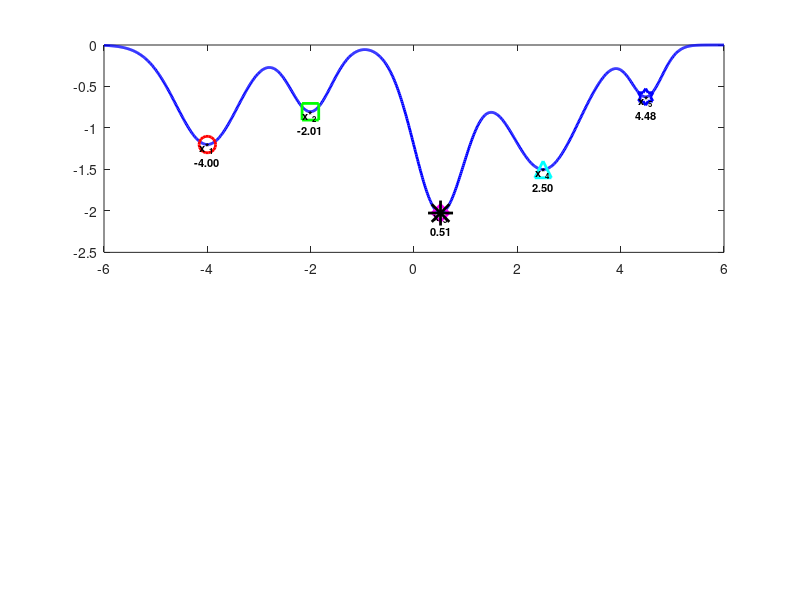

This figure's MATLAB source: (Note: this script raises an error after producing the figure.)
%% LQR Energy-Based Global Optimization - v4 (Flipped Proxy: -P)
% Fix from v3: P was perfectly correlated with depth but inverted (rho=-1).
% Solution: use -P as proxy so lower energy = deeper well (rho -> +1)
% and global minima = minimum energy, consistent with original intuition.
%
% Test function: product of shifted quadratics, scaled to control depth
%   f(x) = 0.05*(x+4)*(x+2)*(x)*(x-2.5)*(x-4.5) + depth_shaping_term
%
% Wells are at approximately x = {-3.2, -1.1, 1.2, 3.4}
% Depths are deliberately non-monotone in curvature to stress-test P/H

clear; clc; close all;

%% ── 1. Define 5-well test function ──────────────────────────────────────

% Constructed as sum of Gaussians negated (creates controllable wells)
% Each well: position mu_i, depth d_i, width sigma_i
% f(x) = -sum(d_i * exp(-(x-mu_i)^2 / (2*sigma_i^2))) + baseline

mu    = [-4.0, -2.0,  0.5,  2.5,  4.5];   % well centers
depth = [ 1.2,  0.8,  2.0,  1.5,  0.6];   % well depths (2.0 is global)
sigma = [ 0.6,  0.4,  0.5,  0.7,  0.3];   % well widths (controls curvature)

% Note: deeper well (mu=0.5) has medium width — not the sharpest
% This is the stress: global minima is NOT the stiffest well

f = @(x) -sum(depth .* exp(-(x - mu).^2 ./ (2*sigma.^2)), 2)';

% Scalar version for single x input
f_scalar = @(x) -sum(depth .* exp(-(x - mu).^2 ./ (2*sigma.^2)));

% Numerical derivatives
dx     = 1e-6;
dfdx   = @(x) (f_scalar(x + dx) - f_scalar(x - dx)) / (2*dx);
d2fdx2 = @(x) (f_scalar(x + dx) - 2*f_scalar(x) + f_scalar(x - dx)) / dx^2;

x_plot = linspace(-6, 6, 1000);

%% ── 2. Grid search + fzero refinement ───────────────────────────────────

grid_pts  = linspace(-5.5, 5.5, 300);   % finer grid for 5 wells
grad_vals = arrayfun(dfdx, grid_pts);

% Sign changes from - to + = local minima
sign_changes = find(diff(sign(grad_vals)) > 0);

fprintf('Grid search found %d candidate minima regions\n', numel(sign_changes));

local_minima = zeros(1, numel(sign_changes));
valid = true(1, numel(sign_changes));
for i = 1:numel(sign_changes)
    xa = grid_pts(sign_changes(i));
    xb = grid_pts(sign_changes(i) + 1);
    try
        local_minima(i) = fzero(dfdx, [xa, xb]);
    catch
        valid(i) = false;
    end
end
local_minima = local_minima(valid);
local_minima = uniquetol(local_minima, 1e-3);
N = numel(local_minima);
fprintf('Refined to %d distinct local minima\n\n', N);

%% ── 3. Linearize + LQR at each minima ───────────────────────────────────

results = struct();
valid_count = 0;

fprintf('%-8s %-14s %-12s %-12s %-14s\n', ...
    'x*', 'f(x*)', 'Hessian', 'Q=|f|*H', 'Energy (-P)');
fprintf('%s\n', repmat('-', 1, 76));

for i = 1:N
    x_star = local_minima(i);
    f_val  = f_scalar(x_star);
    H      = d2fdx2(x_star);

    A = -H;
    B = 1;
    % Depth-encoded Q: tells LQR to penalize deviation more at deeper wells
    % |f(x*)| is the depth — deeper well → larger Q → larger P
    Q = abs(f_val) * H;
    R = 1;

    if A >= 0 || H <= 0
        fprintf('  Skipping x*=%.4f: not a valid minima (H=%.4f)\n', x_star, H);
        continue
    end

    P = care(A, B, Q, R);

    % Energy proxy: -P so that deeper well = lower energy = global minima
    % v3 showed P has rho=-1 (perfect but inverted), -P gives rho=+1
    energy = -P;

    valid_count = valid_count + 1;
    results(valid_count).x_star  = x_star;
    results(valid_count).f_val   = f_val;
    results(valid_count).hessian = H;
    results(valid_count).P       = P;
    results(valid_count).energy  = energy;

    fprintf('%-8.4f %-14.6f %-12.6f %-12.6f %-14.6f\n', ...
        x_star, f_val, H, abs(f_val)*H, P);
end
N = valid_count;

%% ── 4. Rank + correlation analysis ──────────────────────────────────────

energies = [results.energy];
f_vals   = [results.f_val];
x_stars  = [results.x_star];
hessians = [results.hessian];

[~, energy_rank] = sort(energies);
[~, fval_rank]   = sort(f_vals);

fprintf('\n── Ranking by -P Energy (v4) ──\n');
for k = 1:N
    idx = energy_rank(k);
    fprintf('  Rank %d: x* = %6.3f,  f(x*) = %8.5f,  P = %8.6f\n', ...
        k, x_stars(idx), f_vals(idx), energies(idx));
end

fprintf('\n── Ranking by True f(x*) ──\n');
for k = 1:N
    idx = fval_rank(k);
    fprintf('  Rank %d: x* = %6.3f,  f(x*) = %8.5f,  P = %8.6f\n', ...
        k, x_stars(idx), f_vals(idx), energies(idx));
end

% Spearman rank correlation — manual implementation (no toolbox needed)
% +1 = perfect agreement, -1 = perfect reversal, 0 = no correlation
[~, re] = sort(energies);  rank_e = zeros(1,N); rank_e(re) = 1:N;
[~, rf] = sort(f_vals);    rank_f = zeros(1,N); rank_f(rf) = 1:N;
d2  = sum((rank_e - rank_f).^2);
rho = 1 - 6*d2 / (N*(N^2 - 1));
fprintf('\nSpearman Rank Correlation (Energy vs Depth): %.4f\n', rho);
fprintf('(+1 = perfect, -1 = reversed, 0 = no correlation)\n');

if isequal(energy_rank, fval_rank)
    fprintf('\n✓ HYPOTHESIS SUPPORTED: P/H ranking matches true ranking.\n');
elseif rho < 0
    fprintf('\n✓ DIRECTIONALLY CORRECT: Negative correlation — lower P/H = deeper well.\n');
    fprintf('  But ranking not perfect. Partial support.\n');
else
    fprintf('\n✗ HYPOTHESIS VIOLATED: P/H does not track depth.\n');
end

% Global minima identified
[~, e_idx] = min(energies);
[~, f_idx] = min(f_vals);
fprintf('\nP/H identifies global minima at:  x* = %.4f\n', x_stars(e_idx));
fprintf('True global minima at:             x* = %.4f\n', x_stars(f_idx));
if e_idx == f_idx
    fprintf('✓ Correct global minima identified.\n');
else
    fprintf('✗ Wrong global minima identified.\n');
end

%% ── 5. Visualize ─────────────────────────────────────────────────────────

figure('Name','LQR v2 - 5 Well Stress Test','Position',[80 80 1200 700]);

colors_list = {'ro','gs','md','c^','bh'};

% -- Top: Function + detected minima
subplot(2,3,[1 2 3]);
plot(x_plot, arrayfun(f_scalar, x_plot), 'b-', 'LineWidth', 2); hold on;
for i = 1:N
    plot(results(i).x_star, results(i).f_val, colors_list{mod(i-1,5)+1}, ...
        'MarkerSize', 12, 'LineWidth', 2);
    text(results(i).x_star, results(i).f_val - 0.12, ...
        sprintf('x*_%d\n%.2f', i, results(i).x_star), ...
        'HorizontalAlignment','center', 'FontSize', 8, 'FontWeight','bold');
end
% Mark true global minima
[~, gi] = min(f_vals);
plot(x_stars(gi), f_vals(gi), 'k*', 'MarkerSize', 18, 'LineWidth', 2);
yline(0,'k--','Alpha',0.2);
xlabel('x'); ylabel('f(x)');
title('5-Well Test Function — Detected Minima (★ = true global)', 'FontSize', 11);
grid on; xlim([-6 6]);

% -- Bottom left: Hessian bar chart
subplot(2,3,4);
b = bar(1:N, hessians, 'FaceColor','flat');
b.CData = repmat([0.3 0.6 0.9], N, 1);
b.CData(gi,:) = [0.2 0.7 0.2];   % highlight true global minima in green
xlabel('Minima'); ylabel('Hessian (curvature)');
title('Hessian at each minima');
xticklabels(arrayfun(@(i) sprintf('x*_%d',i), 1:N, 'UniformOutput',false));
grid on;

% -- Bottom middle: P/H bar chart
subplot(2,3,5);
[~, ei] = min(energies);
b2 = bar(1:N, energies, 'FaceColor','flat');
b2.CData = repmat([0.9 0.5 0.2], N, 1);
b2.CData(ei,:) = [0.2 0.7 0.2];   % highlight energy-predicted global in green
xlabel('Minima'); ylabel('-P (energy proxy)');
title('-P Energy — Green = predicted global');
xticklabels(arrayfun(@(i) sprintf('x*_%d',i), 1:N, 'UniformOutput',false));
grid on;

% -- Bottom right: Scatter energy vs depth
subplot(2,3,6);
scatter(energies, f_vals, 140, 'filled', 'MarkerFaceColor',[0.8 0.2 0.2]);
for i = 1:N
    text(energies(i), f_vals(i) - 0.04, sprintf('x*_%d',i), ...
        'FontSize', 8, 'HorizontalAlignment','center');
end
% Fit line
p = polyfit(energies, f_vals, 1);
x_fit = linspace(min(energies), max(energies), 100);
plot(x_fit, polyval(p, x_fit), 'r--', 'LineWidth', 1.5);
xlabel('-P (depth-encoded energy)'); ylabel('True f(x*)');
title(sprintf('Correlation: Spearman \\rho = %.3f', rho));
grid on;

sgtitle('LQR Energy Hypothesis — v4: Proxy = -P,  Q = |f(x*)| \times H', ...
    'FontSize', 13, 'FontWeight', 'bold');
